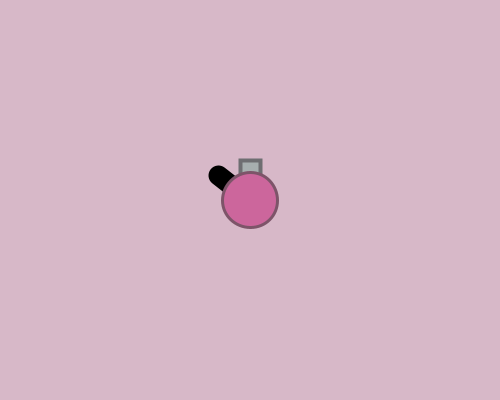
Frame 1 (no input)
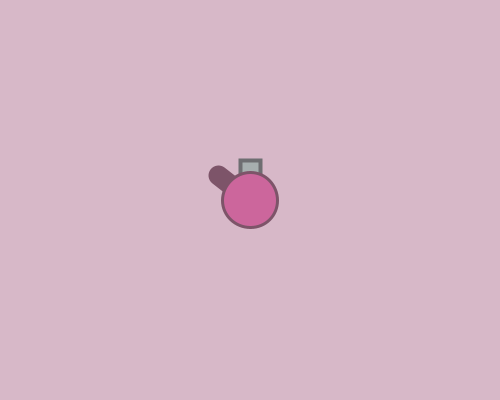
Frame 60 (the mouse pressed at the canvas centre just before this capture)
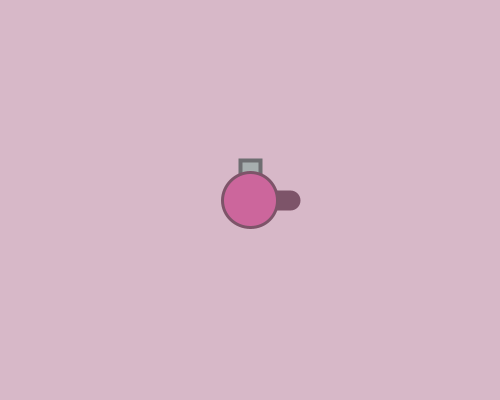
Frame 120 (the mouse held since frame 60 and released just before this capture)

The Processing sketch that drew these frames (run headless with seeded random() and noise(); from frame 60 on, the mouse is pressed at the canvas centre):

// Processing sketch: week07_02_arras02_atan_cos_sin
// ── week07_02_arras02_atan_cos_sin.pde
//week07_02_arras02_atan_cos_sin
void setup(){
  size(500,400);
}
float x =250, y =200;
void draw(){
  background(215,184,200);
  float dx = mouseX - x, dy = mouseY - y;
  float a = atan2(dy,dx);
  strokeWeight(20);
  line(x,y,x+cos(a)*40, y+sin(a)*40);
  
  fill(167,175,175);
  stroke(110,110,113);
  strokeWeight(4);
  rect(240,160,20,20);
  
  fill(204,102,156);
  stroke(125,84,105);
  strokeWeight(3);
  ellipse(x,y,55,55);
  //line(x,y,mouseX,mouseY);
}
